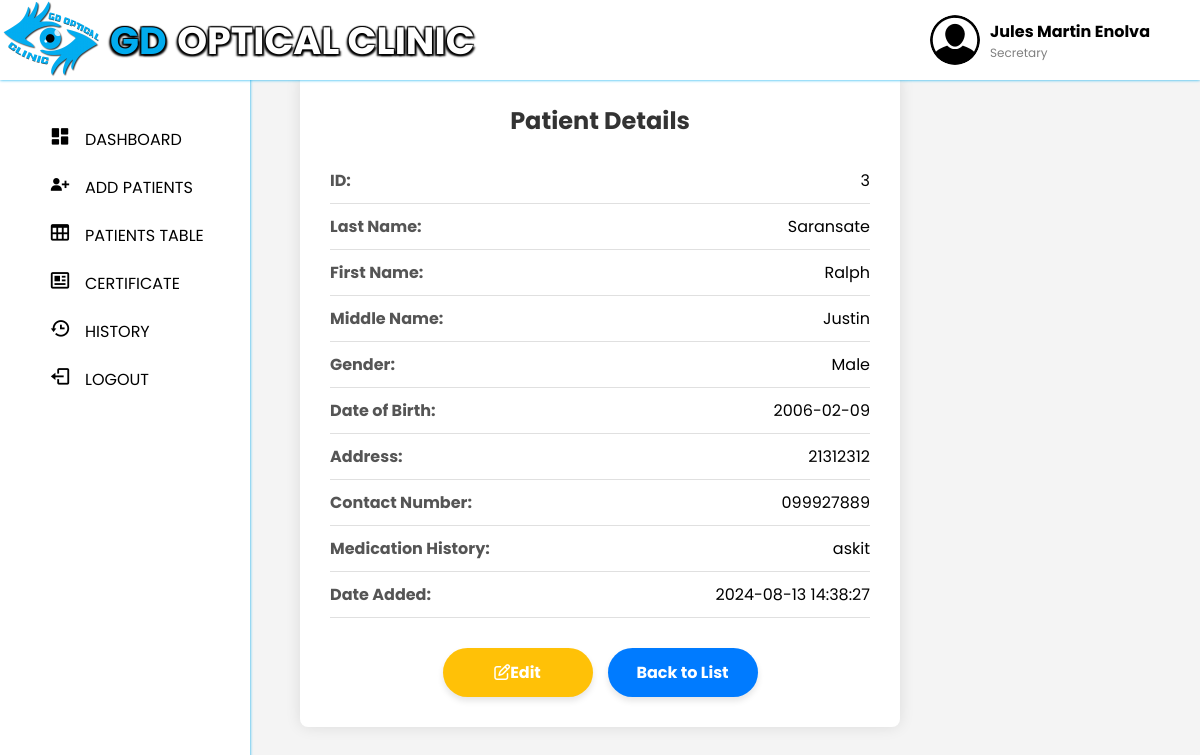
/secretary_view.php?id=3 (signed in), run on the app's committed database.
### tables this page shows
CREATE TABLE `accounts` (
  `accounts_id` int(11) NOT NULL,
  `username` varchar(50) NOT NULL,
  `password` varchar(255) NOT NULL,
  `fullname` varchar(100) NOT NULL,
  `gender` enum('male','female','other') NOT NULL,
  `birthdate` date NOT NULL,
  `address` varchar(255) NOT NULL,
  `contact_number` varchar(20) NOT NULL,
  `account_type` enum('doctor','secretary') NOT NULL DEFAULT 'secretary'
);

CREATE TABLE `patients` (
  `patients_id` int(6) NOT NULL,
  `first_name` varchar(255) NOT NULL,
  `last_name` varchar(255) NOT NULL,
  `middle_name` varchar(255) DEFAULT NULL,
  `address` varchar(255) NOT NULL,
  `medication_history` text DEFAULT NULL,
  `date_of_birth` date NOT NULL,
  `gender` varchar(10) NOT NULL,
  `contact_no` varchar(15) NOT NULL,
  `date_added` timestamp NOT NULL DEFAULT current_timestamp() ON UPDATE current_timestamp()
);

### secretary_view.php (the view, shortened to what this page needs)
<?php
include('secretary_homepage.php');
include('db.php');
if (isset($_GET['id'])) {
    $id = intval($_GET['id']);
    $sql = "SELECT * FROM patients WHERE patients_id = $id";
    $result = $conn->query($sql);
    if ($result->num_rows > 0) {
        $row = $result->fetch_assoc();
    } else {
        echo "Record not found";
        exit;
    }
} else {
    echo "Invalid request";
    exit;
}
?>
<!DOCTYPE html>
<html lang="en">
<head>
    <link rel="stylesheet" href="css/secretary_view.css">
    <link rel="stylesheet" href="https://cdnjs.cloudflare.com/ajax/libs/font-awesome/6.0.0-beta3/css/all.min.css">
</head>
<body>
    <div class="container">
        <h2>Patient Details</h2>
        <div class="details-table">
            <div class="detail-row">
                <span class="detail-title">ID:</span>
                <span class="detail-value"><?php echo $row['patients_id']; ?></span>
            </div>
            <div class="detail-row">
                <span class="detail-title">Last Name:</span>
                <span class="detail-value"><?php echo $row['last_name']; ?></span>
            </div>
            <div class="detail-row">
                <span class="detail-title">First Name:</span>
                <span class="detail-value"><?php echo $row['first_name']; ?></span>
            </div>
            <div class="detail-row">
                <span class="detail-title">Middle Name:</span>
                <span class="detail-value"><?php echo $row['middle_name']; ?></span>
            </div>
            <div class="detail-row">
                <span class="detail-title">Gender:</span>
                <span class="detail-value"><?php echo $row['gender']; ?></span>
            </div>
            <div class="detail-row">
                <span class="detail-title">Date of Birth:</span>
                <span class="detail-value"><?php echo $row['date_of_birth']; ?></span>
            </div>
            <div class="detail-row">
                <span class="detail-title">Address:</span>
                <span class="detail-value"><?php echo $row['address']; ?></span>
            </div>
            <div class="detail-row">
                <span class="detail-title">Contact Number:</span>
                <span class="detail-value"><?php echo $row['contact_no']; ?></span>
            </div>
            <div class="detail-row">
                <span class="detail-title">Medication History:</span>
                <span class="detail-value"><?php echo $row['medication_history']; ?></span>
            </div>
            <div class="detail-row">
                <span class="detail-title">Date Added:</span>
                <span class="detail-value"><?php echo $row['date_added']; ?></span>
            </div>
        </div>
        <div class="action-buttons">
            <a href="secretary_edit.php?id=<?php echo $row['patients_id']; ?>" class="action-btn edit-btn"><i class="fa fa-edit"></i>Edit</a>
            <a href="secretary_table.php" class="action-btn back-btn">Back to List</a>
        </div>
    </div>
</body>
</html>

### secretary_homepage.php (shortened to what this page needs)
<?php
include 'db.php';
$user_fullname = '';
$user_role = '';
if (isset($_SESSION['username'])) {
    $username = $_SESSION['username'];
    $sql = "SELECT fullname, account_type FROM accounts WHERE username='$username'";
    $result = $conn->query($sql);
    if ($result->num_rows == 1) {
        $row = $result->fetch_assoc();
        $user_fullname = $row['fullname'];
        $user_role = $row['account_type'];
    }
} else {
    header("Location: login.php");
    exit();
}
?>
<!DOCTYPE html>
<html lang="en">
  <head>
    <link href="https://unpkg.com/boxicons@2.1.4/css/boxicons.min.css" rel="stylesheet" />
    <link rel="stylesheet" href="https://cdnjs.cloudflare.com/ajax/libs/font-awesome/5.15.4/css/all.min.css"/>
    <link rel="stylesheet" href="css/style.css" />
  </head>
  <body>
<div class="user-info">
            <img src="images/user-icon.png" alt="User Icon" class="user-icon">
            <div class="user-details">
                <span class="name"><?php echo $user_fullname; ?></span>
                <span class="role"><?php echo ucfirst($user_role); ?></span>
            </div>
        </div>
    <nav class="navbar">
      <div class="logo-container">
          <img src="images/logo.png" alt="Logo">
      </div>
      <div class="text-container">
          <h2 class="text"><span class="highlight">GD</span> <span class="white-text">OPTICAL CLINIC</span></h2>
      </div>
    </nav>
    <nav class="sidebar">
      <div class="menu_content">
        <ul class="menu_items">
          <li class="item">
            <a href="secretary_dashboard.php" class="nav_link submenu_item">
              <span class="navlink_icon">
                <i class='bx bxs-dashboard'></i>
              </span>
              <span class="navlink">DASHBOARD</span>
            </a>
          </li>
          <li class="item">
            <a href="add_patient.php" class="nav_link submenu_item">
              <span class="navlink_icon">
              <i class='bx bxs-user-plus' ></i>
              </span>
              <span class="navlink">ADD PATIENTS</span>
            </a>
          </li>
          <li class="item">
            <a href="secretary_table.php" class="nav_link submenu_item">
              <span class="navlink_icon">
                <i class='bx bx-table' ></i>
              </span>
              <span class="navlink">PATIENTS TABLE</span>
            </a>
          </li>
          <li class="item">
            <a href="#" class="nav_link submenu_item">
              <span class="navlink_icon">
                <i class='bx bx-news' ></i>
              </span>
              <span class="navlink">CERTIFICATE</span>
            </a>
          </li>
          <li class="item">
            <a href="secretary_history.php" class="nav_link submenu_item">
              <span class="navlink_icon">
                <i class='bx bx-history' ></i>
              </span>
              <span class="navlink">HISTORY</span>
            </a>
          </li>
          <li class="item">
            <a href="gdopticalclinic.php" class="nav_link submenu_item">
              <span class="navlink_icon">
              <i class='bx bx-log-out' ></i>
              </span>
              <span class="navlink">LOGOUT</span>
            </a>
          </li>
    </nav>
  </body>
</html>

### css/style.css (style rules this page uses)
* { margin: 0; padding: 0; box-sizing: border-box; font-family: "Poppins", sans-serif; }
:root { --white-color: #fff; --blue-color: #4070f4; --grey-color: #707070; --grey-color-light: #aaa; }
body { background-color: #e7f2fd; transition: all 0.5s ease; }
.navbar { position: fixed; top: 0; width: 100%; left: 0; background-color: var(--white-color); display: flex; align-items: center; justify-content: space-between; padding: 40px 0px; z-index: 1000; box-shadow: 0 0 3px #01abee; }
.logo-container { position: fixed; top: -12px; left: 2px; z-index: 1100; }
.logo-container img { width: 150px; height: auto; }
.user-info { display: flex; align-items: center; position: fixed; top: 15px; right: 50px; z-index: 1100; }
.user-icon { width: 50px; height: 50px; border-radius: 50%; margin-right: 10px; }
.user-details { display: flex; flex-direction: column; align-items: flex-start; }
.user-details .name { font-weight: bold; }
.user-details .role { font-size: 12px; color: gray; }
.navbar img { width: 100px; height: 100px; object-fit: cover; border-radius: 0%; }
.text { font-family: "Swis721 Blk BT", sans-serif; font-size: 38px; color: #01abee; text-transform: uppercase; text-shadow: -1px -1px 1px #000, 1px -1px 1px #000, -2px 2px 2px #000, 2px 2px 2px #000; }
.text-container { position: absolute; top: 12px; left: 110px; z-index: 1000; }
.highlight { color: #01abee; }
.white-text { color: #ffffff; }
body { display: flex; justify-content: center; align-items: center; height: 100vh; margin: -280px; font-family: Arial, sans-serif; background-color: #f0f2f5; overflow: hidden; }
.sidebar { background-color: var(--white-color); width: 250px; position: fixed; top: 15px; left: 0; height: 100%; padding: 100px 20px; z-index: 100; overflow-y: scroll; box-shadow: 0 0 3px #01abee; transition: all 0.5s ease; }
.menu_content { position: relative; }
.menu_items { padding: 0; list-style: none; }
.navlink_icon { position: relative; font-size: 22px; min-width: 50px; line-height: 40px; display: inline-block; text-align: center; border-radius: 6px; }
.navlink_icon::before { content: ""; position: absolute; height: 100%; width: calc(100% + 100px); left: -20px; }
.sidebar .nav_link { display: flex; align-items: center; width: 100%; padding: 4px 15px; border-radius: 8px; text-decoration: none; color: #000000; white-space: nowrap; }
.submenu_item { cursor: pointer; }

### css/secretary_view.css (style rules this page uses)
body { font-family: Arial, sans-serif; background-color: #f4f4f4; margin: 0; padding: 0; display: flex; justify-content: center; align-items: center; min-height: 100vh; }
.container { background-color: #fff; padding: 30px; border-radius: 8px; box-shadow: 0 0 15px rgba(0, 0, 0, 0.1); max-width: 600px; width: 100%; margin: 20px; }
h2 { text-align: center; margin-bottom: 20px; color: #333; }
.details-table { margin-bottom: 20px; }
.detail-row { display: flex; justify-content: space-between; padding: 10px 0; border-bottom: 1px solid #e0e0e0; }
.detail-title { font-weight: bold; color: #555; }
.action-buttons { display: flex; justify-content: center; gap: 15px; margin-top: 30px; }
.action-btn { display: inline-block; padding: 12px 25px; color: white; text-decoration: none; border-radius: 25px; transition: background-color 0.3s, transform 0.2s; text-align: center; flex-grow: 1; max-width: 150px; font-weight: bold; box-shadow: 0 4px 6px rgba(0, 0, 0, 0.1); }
.edit-btn { background-color: #ffc107; color: #ffffff; }
.back-btn { background-color: #007bff; }

### data on the page
accounts: fullname "Jules Martin Enolva", account_type "Secretary"
patients: patients_id "3", last_name "Saransate", first_name "Ralph", middle_name "Justin", gender "Male", date_of_birth "2006-02-09", address "21312312", contact_no "099927889", medication_history "askit", date_added "2024-08-13 14:38:27"
